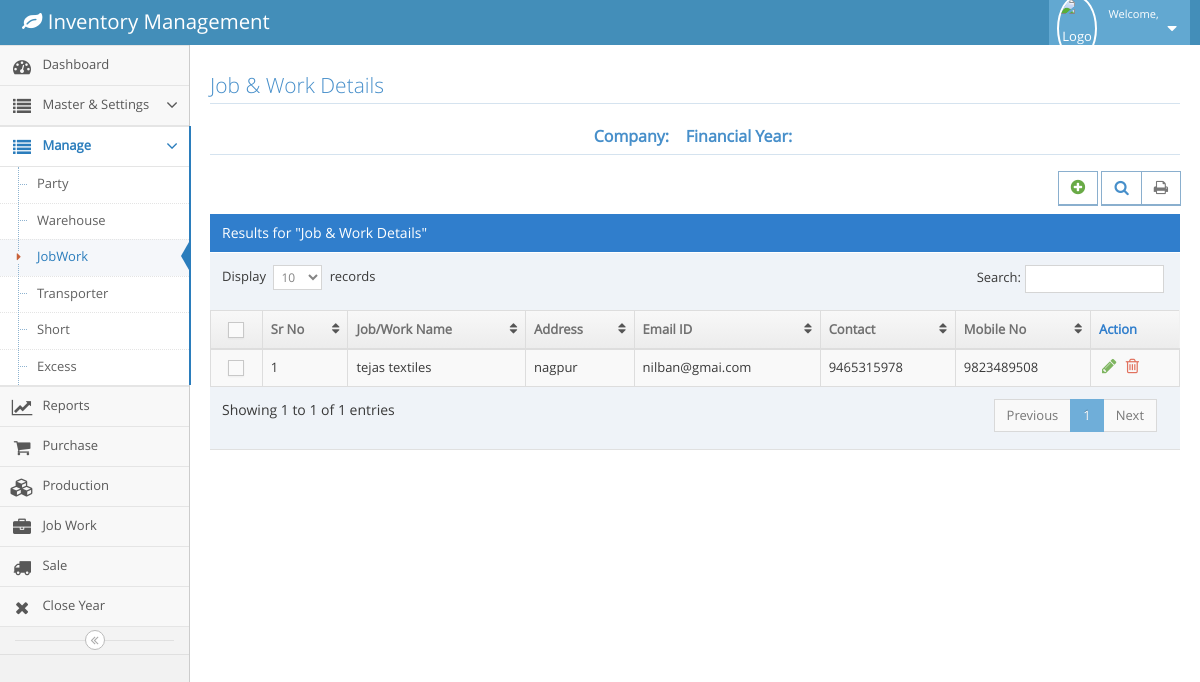
The page /jobwork.php (signed in) on the database as committed earlier.
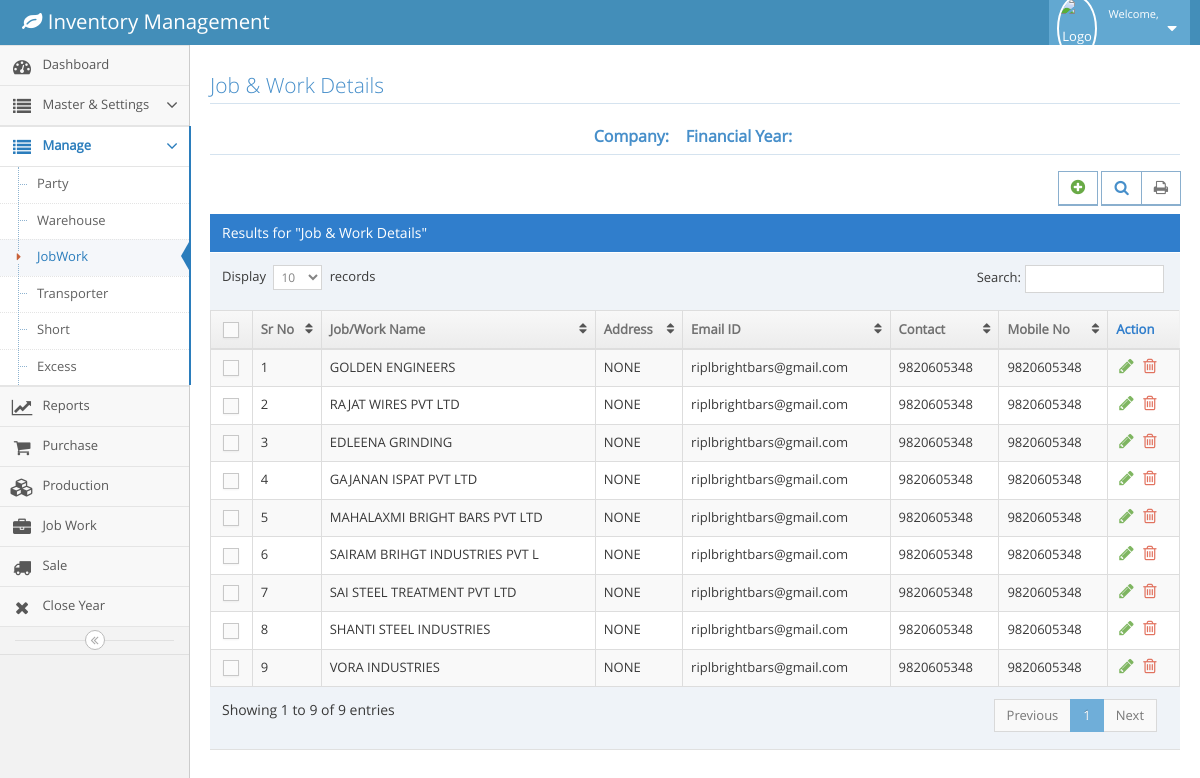
The same page on the database as committed later.
### tables this page shows
CREATE TABLE `jobworkmanagement` (
  `id` int(11) NOT NULL,
  `name` varchar(30) NOT NULL,
  `address` varchar(100) NOT NULL,
  `email` varchar(30) NOT NULL,
  `contact` varchar(15) NOT NULL,
  `mobNo` varchar(15) NOT NULL,
  `createdOn` timestamp NOT NULL DEFAULT CURRENT_TIMESTAMP
);

### jobwork.php (the view, shortened to what this page needs)
<!DOCTYPE html>
<?php
  include('config.php');
  $fy=$_SESSION['fy'];
  $company=$_SESSION['cname'];
?>
<html lang="en">
	<head>
		<link rel="stylesheet" href="assets/css/bootstrap.min.css" />
		<link rel="stylesheet" href="assets/font-awesome/4.5.0/css/font-awesome.min.css" />
		<link rel="stylesheet" href="assets/css/ace.min.css" class="ace-main-stylesheet" id="main-ace-style" />
		<link rel="stylesheet" href="assets/css/ace-skins.min.css" />
		<link rel="stylesheet" href="assets/css/ace-rtl.min.css" />
	</head>
	<body class="no-skin">
		<?php include('navbar.php') ?>
		<div class="main-container ace-save-state" id="main-container">
			<?php include('menubar.php') ?>
			<div class="main-content">
				<div class="main-content-inner">
					<div class="page-content">
								<div class="row">
									<div class="col-xs-12">
										<h3 class="header smaller lighter blue">Job & Work Details</h3>
										<h5 class="header blue lighter bigger" align="center">
												<b>Company:&nbsp; <?php echo $company ?>  &nbsp;
												Financial Year:&nbsp; <?php echo $fy ?> </b>
										</h5>
										<div class="clearfix">
											<div class="pull-right tableTools-container">
												<div class="btn btn-white btn-primary btn-bold">
													<a class="blue" href="addjobwork.php" data-toggle="tooltip" title="Add">
														<i class="ace-icon fa fa-plus-circle bigger-120 green"></i>
													</a>
												</div>
											</div>
										</div>
										<div class="table-header">
											Results for "Job & Work Details"
										</div>
										<div>
											<table id="dynamic-table" class="table table-striped table-bordered table-hover">
												<thead>
													<tr>
														<th class="center">
															<label class="pos-rel">
																<span class="lbl"></span>
															</label>
														</th>
														<th>Sr No</th>
														<th>Job/Work Name</th>
														<th>Address</th>
														<th>Email ID</th>
														<th>Contact</th>
														<th>Mobile No</th>
														<th>Action</th>
													</tr>
												</thead>
												<tbody>
													<?php
									            		$query=mysqli_query($conn,"select * from jobworkmanagement");
															$count=0;
															while($row=mysqli_fetch_array($query))
															{
																$count++;
																$id=$row['id'];
																$jobname=$row['name'];
																$address=$row['address'];
																$email=$row['email'];
																$contact=$row['contact'];
																$mobno=$row['mobNo'];
															?>
													<tr>
														<td class="center">
															<label class="pos-rel">
																<span class="lbl"></span>
															</label>
														</td>
														<td><?php echo $count;?></td>
														<td>
															<?php echo $jobname;?>
														</td>
														<td>
															<?php echo $address;?>
														</td>
														<td>
															<?php echo $email;?>
														</td>
														<td>
															<?php echo $contact;?>
														</td>
														<td>
															<?php echo $mobno;?>
														</td>
														<td>
															<div class="hidden-sm hidden-xs action-buttons">
																<a class="green" data-toggle="tooltip" title="Edit" href="editjobwork.php?id=<?php echo $id;?>">
																	<i class="ace-icon fa fa-pencil bigger-130"></i>
																</a>
																<a class="red" data-toggle="tooltip" title="Delete" href="deletejobwork.php?id=<?php echo $id;?>">
																	<i class="ace-icon fa fa-trash-o bigger-130"></i>
																</a>
															</div>
														</td>
													</tr>
													<?php
													}
												?>
													</tbody>
												</table>
											</div>
										</div>
									</div>
							</div>
						</div>
					</div>
		</div>
	</body>
</html>

### navbar.php (shortened to what this page needs)
<div id="navbar" class="navbar navbar-default ace-save-state">
	<div class="navbar-container ace-save-state" id="navbar-container">
		<div class="navbar-header pull-left">
			<a href="index.html" class="navbar-brand">
				<small>
					<i class="fa fa-leaf"></i>
					Inventory Management
				</small>
			</a>
		</div>
		<div class="navbar-buttons navbar-header pull-right" role="navigation">
			<ul class="nav ace-nav">
				<li class="light-blue dropdown-modal">
					<a data-toggle="dropdown" href="#" class="dropdown-toggle">
						<img class="nav-user-photo" src="assets/img/logo.bmp" alt="Logo" />
						<span class="user-info">
							<small>Welcome,</small>
						</span>
						<i class="ace-icon fa fa-caret-down"></i>
					</a>
				</li>
			</ul>
		</div>
	</div>
</div>

### menubar.php (shortened to what this page needs)
<div id="sidebar" class="sidebar responsive ace-save-state">
	<ul class="nav nav-list" id="nav1" >
		<li class="">
			<a href="dashboard.php">
				<i class="menu-icon fa fa-tachometer"></i>
				<span class="menu-text"> Dashboard </span>
			</a>
		</li>
		<li id="master" class="">
			<a href="" class="dropdown-toggle">
				<i class="menu-icon fa fa-list"></i>
					<span class="menu-text"> Master & Settings </span>
				<b class="arrow fa fa-angle-down"></b>
			</a>
		</li>
	</ul>
	<ul  class="nav nav-list" id="nav2" >
		<li id ="Manage"   class="">
			<a href="#" class="dropdown-toggle">
				<i class="menu-icon fa fa-list"></i>
				<span class="menu-text"> Manage </span>
				<b class="arrow fa fa-angle-down"></b>
			</a>
			<ul class="submenu">
				<li   id ="party"   class="">
					<a href="party.php">
					Party
					</a>
				</li>
				<li id ="warehouse"  class="">
					<a href="warehouse.php">
						Warehouse
					</a>
				</li>
				<li id ="jobwork" class="">
					<a href="jobwork.php">
						<i class="menu-icon fa fa-caret-right"></i>
						JobWork
					</a>
				</li>
				<li id ="Transporter"  class="">
					<a href="Transporter.php">
					Transporter
					</a>
				</li>
				<li id ="short"  class="">
					<a href="short.php">
						Short
					</a>
				</li>
				<li id ="Excess" class="">
					<a href="excess.php">
						Excess
					</a>
				</li>
			</ul>
		</li>
	</ul>
		<ul  class="nav nav-list" >
			<li id ="reports"  class="">
				<a href="reports.php" >
					<i class="menu-icon fa fa-line-chart"></i>
					<span class="menu-text"> Reports </span>
				</a>
			</li>
			<li id ="purchase" class="">
				<a href="purchase.php" >
					<i class="menu-icon fa fa-shopping-cart"></i>
					<span class="menu-text"> Purchase </span>
				</a>
			</li>
			<li id ="production" class="">
				<a href="production.php" >
					<i class="menu-icon fa fa-cubes"></i>
					<span class="menu-text"> Production</span>
				</a>
			</li>
			<li id ="jobwork1" class="">
				<a href="jobwork1.php" >
					<i class="menu-icon fa fa-briefcase"></i>
					<span class="menu-text"> Job Work</span>
				</a>
			</li>
			<li id ="sale" class="">
				<a href="sale.php" >
					<i class="menu-icon fa fa-truck"></i>
					<span class="menu-text">Sale</span>
				</a>
			</li>
			<li id ="closeyear" class="">
				<a href="closeyear.php" >
					<i class="menu-icon fa fa-close"></i>
					<span class="menu-text"> Close Year </span>
				</a>
			</li>
			</ul>
	<div class="sidebar-toggle sidebar-collapse" id="sidebar-collapse">
		<i id="sidebar-toggle-icon" class="ace-icon fa fa-angle-double-left ace-save-state" data-icon1="ace-icon fa fa-angle-double-left" data-icon2="ace-icon fa fa-angle-double-right"></i>
	</div>
</div>

Rows that differ between the two databases and show on the page:
removed jobworkmanagement: name "tejas textiles", address "nagpur", email "nilban@gmai.com", contact "9465315978", mobNo "9823489508"
added jobworkmanagement: name "GOLDEN ENGINEERS", address "NONE", email "riplbrightbars@gmail.com", contact "9820605348", mobNo "9820605348"
added jobworkmanagement: name "RAJAT WIRES PVT LTD", address "NONE", email "riplbrightbars@gmail.com", contact "9820605348", mobNo "9820605348"
added jobworkmanagement: name "EDLEENA GRINDING", address "NONE", email "riplbrightbars@gmail.com", contact "9820605348", mobNo "9820605348"
added jobworkmanagement: name "GAJANAN ISPAT PVT LTD", address "NONE", email "riplbrightbars@gmail.com", contact "9820605348", mobNo "9820605348"
added jobworkmanagement: name "MAHALAXMI BRIGHT BARS PVT LTD", address "NONE", email "riplbrightbars@gmail.com", contact "9820605348", mobNo "9820605348"
added jobworkmanagement: name "SAIRAM BRIHGT INDUSTRIES PVT L", address "NONE", email "riplbrightbars@gmail.com", contact "9820605348", mobNo "9820605348"
added jobworkmanagement: name "SAI STEEL TREATMENT PVT LTD", address "NONE", email "riplbrightbars@gmail.com", contact "9820605348", mobNo "9820605348"
added jobworkmanagement: name "SHANTI STEEL INDUSTRIES", address "NONE", email "riplbrightbars@gmail.com", contact "9820605348", mobNo "9820605348"
added jobworkmanagement: name "VORA INDUSTRIES", address "NONE", email "riplbrightbars@gmail.com", contact "9820605348", mobNo "9820605348"
Other text that changed with them:
text written by a page script: "Display records Search: Showing 1 to 1 of 1 entries Previous 1 Next" → "Display records Search: Showing 1 to 9 of 9 entries Previous 1 Next"
